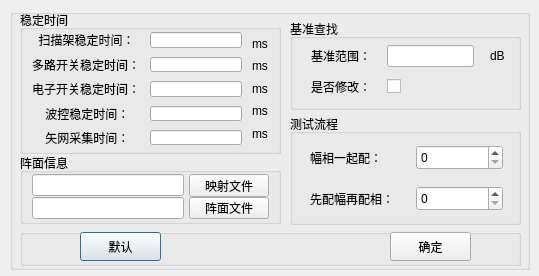
<?xml version="1.0" encoding="UTF-8"?>
<ui version="4.0">
 <class>M_Set_Times</class>
 <widget class="QDialog" name="M_Set_Times">
  <property name="geometry">
   <rect>
    <x>0</x>
    <y>0</y>
    <width>539</width>
    <height>276</height>
   </rect>
  </property>
  <property name="minimumSize">
   <size>
    <width>539</width>
    <height>276</height>
   </size>
  </property>
  <property name="maximumSize">
   <size>
    <width>539</width>
    <height>276</height>
   </size>
  </property>
  <property name="windowTitle">
   <string>测试设置</string>
  </property>
  <widget class="QGroupBox" name="groupBox_2">
   <property name="geometry">
    <rect>
     <x>10</x>
     <y>9</y>
     <width>520</width>
     <height>261</height>
    </rect>
   </property>
   <property name="title">
    <string/>
   </property>
   <widget class="QGroupBox" name="groupBox_3">
    <property name="geometry">
     <rect>
      <x>10</x>
      <y>1</y>
      <width>261</width>
      <height>144</height>
     </rect>
    </property>
    <property name="styleSheet">
     <string notr="true">font: 75 11pt &quot;楷体&quot;;</string>
    </property>
    <property name="title">
     <string>稳定时间</string>
    </property>
    <layout class="QGridLayout" name="gridLayout">
     <property name="topMargin">
      <number>2</number>
     </property>
     <property name="rightMargin">
      <number>10</number>
     </property>
     <property name="bottomMargin">
      <number>6</number>
     </property>
     <property name="horizontalSpacing">
      <number>10</number>
     </property>
     <property name="verticalSpacing">
      <number>9</number>
     </property>
     <item row="0" column="0">
      <widget class="QLabel" name="label_7">
       <property name="text">
        <string>  扫描架稳定时间：</string>
       </property>
      </widget>
     </item>
     <item row="0" column="1">
      <widget class="QLineEdit" name="lineEdit_sweepshelf"/>
     </item>
     <item row="0" column="2" rowspan="5">
      <layout class="QVBoxLayout" name="verticalLayout_2">
       <item>
        <widget class="QLabel" name="label_6">
         <property name="text">
          <string>ms</string>
         </property>
        </widget>
       </item>
       <item>
        <widget class="QLabel" name="label_16">
         <property name="text">
          <string>ms</string>
         </property>
        </widget>
       </item>
       <item>
        <widget class="QLabel" name="label_8">
         <property name="text">
          <string>ms</string>
         </property>
        </widget>
       </item>
       <item>
        <widget class="QLabel" name="label_10">
         <property name="text">
          <string>ms</string>
         </property>
        </widget>
       </item>
       <item>
        <widget class="QLabel" name="label_13">
         <property name="text">
          <string>ms</string>
         </property>
        </widget>
       </item>
      </layout>
     </item>
     <item row="1" column="0">
      <widget class="QLabel" name="label_15">
       <property name="text">
        <string>多路开关稳定时间：</string>
       </property>
      </widget>
     </item>
     <item row="1" column="1">
      <widget class="QLineEdit" name="lineEdit_multe"/>
     </item>
     <item row="2" column="0">
      <widget class="QLabel" name="label_5">
       <property name="text">
        <string>电子开关稳定时间：</string>
       </property>
      </widget>
     </item>
     <item row="2" column="1">
      <widget class="QLineEdit" name="lineEdit_elesw"/>
     </item>
     <item row="3" column="0">
      <widget class="QLabel" name="label_9">
       <property name="text">
        <string>    波控稳定时间：</string>
       </property>
      </widget>
     </item>
     <item row="3" column="1">
      <widget class="QLineEdit" name="lineEdit_wave"/>
     </item>
     <item row="4" column="0">
      <widget class="QLabel" name="label_14">
       <property name="text">
        <string>    矢网采集时间：</string>
       </property>
      </widget>
     </item>
     <item row="4" column="1">
      <widget class="QLineEdit" name="lineEdit_vna"/>
     </item>
    </layout>
   </widget>
   <widget class="QGroupBox" name="groupBox_5">
    <property name="geometry">
     <rect>
      <x>10</x>
      <y>220</y>
      <width>501</width>
      <height>37</height>
     </rect>
    </property>
    <property name="styleSheet">
     <string notr="true">font: 11pt &quot;楷体&quot;;</string>
    </property>
    <property name="title">
     <string/>
    </property>
    <widget class="QPushButton" name="pushButton_default">
     <property name="geometry">
      <rect>
       <x>60</x>
       <y>3</y>
       <width>81</width>
       <height>29</height>
      </rect>
     </property>
     <property name="text">
      <string>默认</string>
     </property>
    </widget>
    <widget class="QPushButton" name="pushButton_ok">
     <property name="geometry">
      <rect>
       <x>370</x>
       <y>3</y>
       <width>81</width>
       <height>29</height>
      </rect>
     </property>
     <property name="text">
      <string>确定</string>
     </property>
    </widget>
   </widget>
   <widget class="QGroupBox" name="groupBox_4">
    <property name="geometry">
     <rect>
      <x>280</x>
      <y>105</y>
      <width>231</width>
      <height>111</height>
     </rect>
    </property>
    <property name="styleSheet">
     <string notr="true">font: 11pt &quot;楷体&quot;;</string>
    </property>
    <property name="title">
     <string>测试流程</string>
    </property>
    <layout class="QGridLayout" name="gridLayout_2">
     <property name="leftMargin">
      <number>17</number>
     </property>
     <property name="topMargin">
      <number>4</number>
     </property>
     <property name="rightMargin">
      <number>15</number>
     </property>
     <property name="bottomMargin">
      <number>4</number>
     </property>
     <property name="horizontalSpacing">
      <number>18</number>
     </property>
     <property name="verticalSpacing">
      <number>9</number>
     </property>
     <item row="1" column="0">
      <widget class="QLabel" name="label_3">
       <property name="text">
        <string>先配幅再配相：</string>
       </property>
      </widget>
     </item>
     <item row="1" column="1">
      <widget class="QSpinBox" name="spinBox_m_mp_nums">
       <property name="minimumSize">
        <size>
         <width>0</width>
         <height>25</height>
        </size>
       </property>
      </widget>
     </item>
     <item row="0" column="0">
      <widget class="QLabel" name="label_2">
       <property name="text">
        <string>幅相一起配：</string>
       </property>
      </widget>
     </item>
     <item row="0" column="1">
      <widget class="QSpinBox" name="spinBox_mp_nums">
       <property name="minimumSize">
        <size>
         <width>0</width>
         <height>25</height>
        </size>
       </property>
      </widget>
     </item>
    </layout>
   </widget>
   <widget class="QGroupBox" name="groupBox_6">
    <property name="geometry">
     <rect>
      <x>10</x>
      <y>144</y>
      <width>261</width>
      <height>71</height>
     </rect>
    </property>
    <property name="styleSheet">
     <string notr="true">font: 75 11pt &quot;楷体&quot;;</string>
    </property>
    <property name="title">
     <string>阵面信息</string>
    </property>
    <layout class="QGridLayout" name="gridLayout_3">
     <property name="topMargin">
      <number>1</number>
     </property>
     <property name="bottomMargin">
      <number>2</number>
     </property>
     <property name="horizontalSpacing">
      <number>5</number>
     </property>
     <property name="verticalSpacing">
      <number>0</number>
     </property>
     <item row="0" column="0">
      <widget class="QLineEdit" name="lineEdit_map"/>
     </item>
     <item row="0" column="1">
      <widget class="QPushButton" name="pushButtonload">
       <property name="text">
        <string>映射文件</string>
       </property>
      </widget>
     </item>
     <item row="1" column="0">
      <widget class="QLineEdit" name="lineEdit_array"/>
     </item>
     <item row="1" column="1">
      <widget class="QPushButton" name="pushButtonload_2">
       <property name="text">
        <string>阵面文件</string>
       </property>
      </widget>
     </item>
    </layout>
   </widget>
   <widget class="QGroupBox" name="groupBox">
    <property name="geometry">
     <rect>
      <x>280</x>
      <y>10</y>
      <width>231</width>
      <height>91</height>
     </rect>
    </property>
    <property name="styleSheet">
     <string notr="true">font: 75 11pt &quot;楷体&quot;;</string>
    </property>
    <property name="title">
     <string>基准查找</string>
    </property>
    <layout class="QGridLayout" name="gridLayout_4">
     <property name="leftMargin">
      <number>18</number>
     </property>
     <property name="topMargin">
      <number>1</number>
     </property>
     <property name="rightMargin">
      <number>13</number>
     </property>
     <property name="bottomMargin">
      <number>4</number>
     </property>
     <property name="horizontalSpacing">
      <number>16</number>
     </property>
     <item row="0" column="0">
      <widget class="QLabel" name="label_4">
       <property name="styleSheet">
        <string notr="true">font: 75 11pt &quot;楷体&quot;;</string>
       </property>
       <property name="text">
        <string>基准范围：</string>
       </property>
      </widget>
     </item>
     <item row="0" column="1">
      <widget class="QLineEdit" name="lineEdit_base_delt_db"/>
     </item>
     <item row="0" column="2">
      <widget class="QLabel" name="label_11">
       <property name="text">
        <string>dB</string>
       </property>
      </widget>
     </item>
     <item row="1" column="0">
      <widget class="QLabel" name="label_12">
       <property name="text">
        <string>是否修改：</string>
       </property>
      </widget>
     </item>
     <item row="1" column="1">
      <widget class="QCheckBox" name="checkBox_disturb">
       <property name="text">
        <string/>
       </property>
      </widget>
     </item>
    </layout>
   </widget>
  </widget>
 </widget>
 <resources/>
 <connections/>
</ui>
